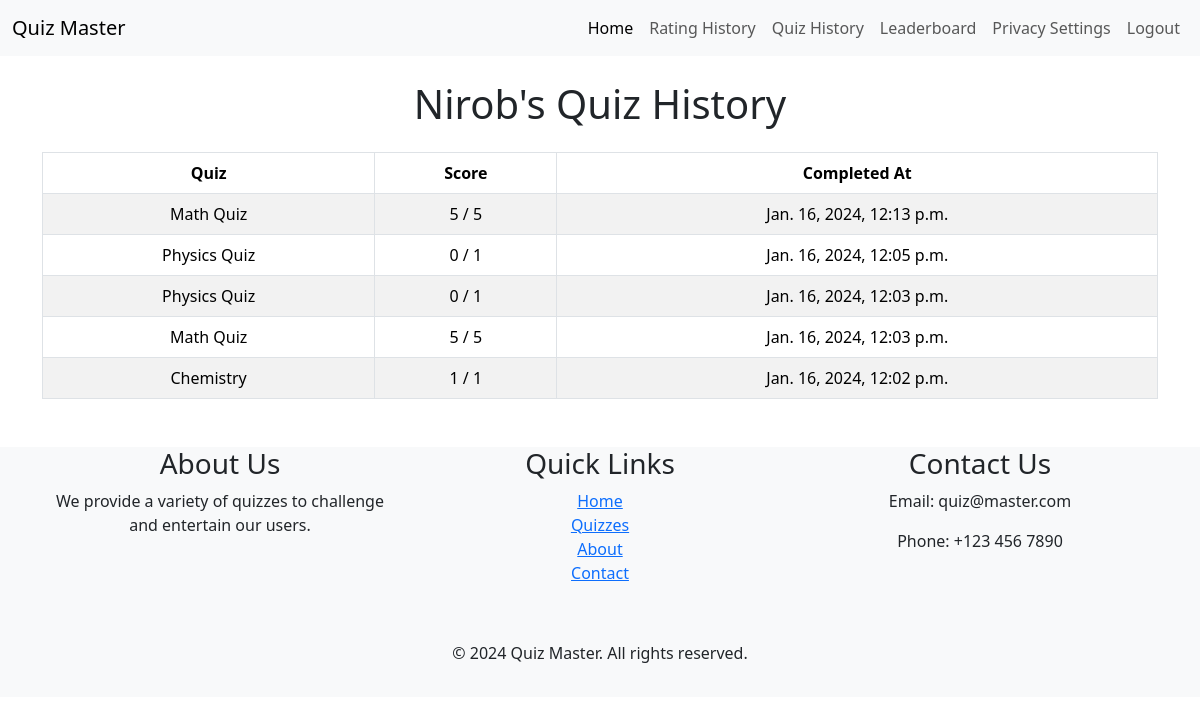
The app's page /quiz_history/nirob/ (signed in) with its own data.
### quizzes/models.py (models this page shows, shortened)
class UserQuizHistory(models.Model):
    user = models.ForeignKey(User, on_delete=models.CASCADE)
    quiz = models.ForeignKey(Quiz, on_delete=models.CASCADE)
    score = models.IntegerField()
    totalMarks = models.IntegerField(default=0)
    completed_at = models.DateTimeField(auto_now_add=True)
    selected_choices = models.ManyToManyField(
        Choice, related_name='selected_choices', blank=True)

class Quiz(models.Model):
    title = models.CharField(max_length=255)
    description = models.TextField()
    category = models.ForeignKey(Category, on_delete=models.CASCADE)
    has_time_limit = models.BooleanField(default=False)
    created_at = models.DateTimeField(auto_now_add=True, editable=False)
    updated_at = models.DateTimeField(auto_now=True)
    image = models.ImageField(upload_to='quizzes/media/uploads', null=True,
                              blank=True, help_text='Upload an image for the quiz')

### core/views.py (the view)
# urls.py: path('quiz_history/<str:username>/', quiz_history, name='quiz_history'),
@login_required
def quiz_history(request, username):
    user = get_object_or_404(User, username=username)
    quiz_history = UserQuizHistory.objects.filter(
        user=user).order_by('-completed_at')
    context = {
        'user': user,
        'quiz_history': quiz_history,
    }
    return render(request, 'quiz_history.html', context)

### core/templates/quiz_history.html
{% extends 'base.html' %}
{% block content %}
<div class="container mt-4">
    <h1 class="text-center mb-4">{{ user.username|title }}'s Quiz History</h1>
    {% if quiz_history %}
    <table class="table table-striped table-bordered text-center">
        <thead class="thead-dark">
            <tr>
                <th scope="col">Quiz</th>
                <th scope="col">Score</th>
                <th scope="col">Completed At</th>
            </tr>
        </thead>
        <tbody>
            {% for history in quiz_history %}
            <tr>
                <td>{{ history.quiz.title }}</td>
                <td>{{ history.score }} / {{ history.totalMarks }}</td>
                <td>{{ history.completed_at }}</td>
            </tr>
            {% endfor %}
        </tbody>
    </table>
    {% else %}
    <p class="text-center">No quiz history available.</p>
    {% endif %}
</div>
{% endblock %}

### records on screen
UserQuizHistory: quiz "Math Quiz", score "5", totalMarks "5", completed_at "Jan. 16, 2024, 12:13 p.m."
UserQuizHistory: quiz "Physics Quiz", score "0", totalMarks "1", completed_at "Jan. 16, 2024, 12:05 p.m."
UserQuizHistory: quiz "Physics Quiz", score "0", totalMarks "1", completed_at "Jan. 16, 2024, 12:03 p.m."
UserQuizHistory: quiz "Math Quiz", score "5", totalMarks "5", completed_at "Jan. 16, 2024, 12:03 p.m."
UserQuizHistory: quiz "Chemistry", score "1", totalMarks "1", completed_at "Jan. 16, 2024, 12:02 p.m."

### other values on screen
{{ user.username|title }} "Nirob"
